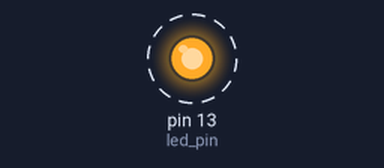
Bench run of a sketch on a simulated Arduino Uno, built with avr-gcc and run on an emulated ATmega328P. Parts: output pins drawn as LEDs (lit = HIGH). Dashed ring = blinking.

Above: at 0.8 s.
Timing chart, 0 to 4.6 s (numbered marks = the images above):
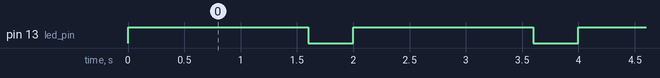

Measured:
- by itself, pin 13 (led_pin): alternates HIGH for 1.6 s and LOW for 0.40 s

The sketch:

blink.ino
```cpp
const uint8_t led_pin = LED_BUILTIN;

void setup()
{
  pinMode(led_pin, OUTPUT);
}

void loop()
{
  digitalWrite(led_pin, HIGH);
  delay(1600);
  digitalWrite(led_pin, LOW);
  delay(400);
}
```
